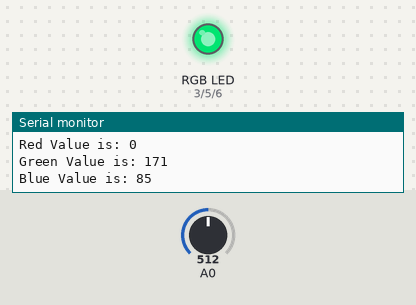
A sketch run on a simulated Arduino Uno, built with avr-gcc and run on an emulated ATmega328P. Parts: an RGB LED mixed from three pins (HIGH = lit), the last lines printed to the serial monitor. The test bench sets the inputs (shaded band); at power-on: A0 = 512. Dim RGB values are drawn brighter than linear.

Above: at 1.2 s.
1.3 s: A0 set to 374
At 2.5 s:
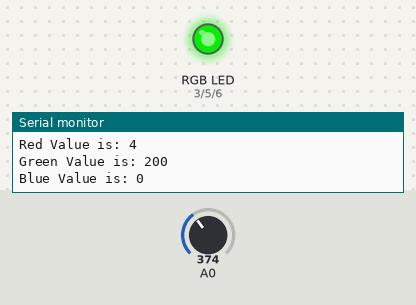
2.8 s: A0 set to 394
At 3.1 s:
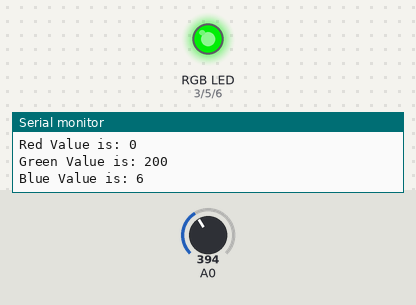
4.3 s: A0 set to 122
At 5.0 s:
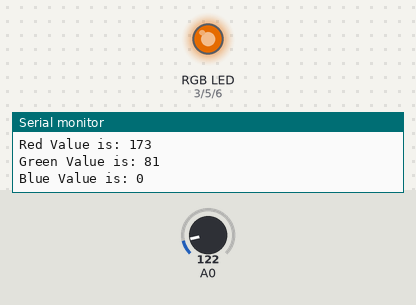
5.8 s: A0 set to 0
At 6.8 s:
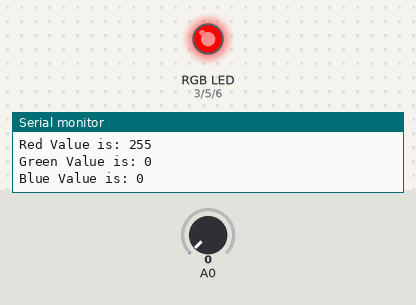
7.3 s: A0 set to 716
At 8.5 s:
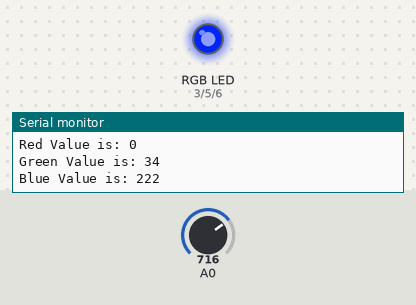
8.8 s: A0 set to 778
At 9.1 s:
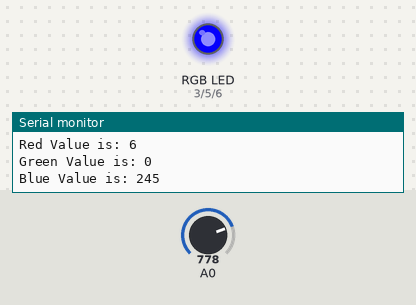
Timing chart, 0 to 11.3 s (numbered marks = the images above; inputs shaded):
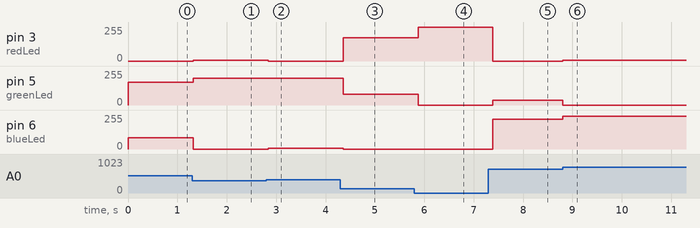

Measured:
- after the input at 1.3 s, pin 3 (redLed): 0/255 → 4/255 at once; pin 5 (greenLed): 171/255 → 200/255 at once; pin 6 (blueLed): 85/255 → 0/255 at once
- after the input at 2.8 s, pin 3 (redLed): 4/255 → 0/255 at once; pin 6 (blueLed): 0/255 → 6/255 at once
- after the input at 4.3 s, pin 3 (redLed): 0/255 → 173/255 after 0.05 s; pin 5 (greenLed): 200/255 → 81/255 after 0.05 s; pin 6 (blueLed): 6/255 → 0/255 after 0.05 s
- after the input at 5.8 s, pin 3 (redLed): 173/255 → 255/255 after 0.07 s; pin 5 (greenLed): 81/255 → 0/255 after 0.07 s
- after the input at 7.3 s, pin 3 (redLed): 255/255 → 0/255 after 0.09 s; pin 5 (greenLed): 0/255 → 34/255 after 0.09 s; pin 6 (blueLed): 0/255 → 222/255 after 0.09 s
- after the input at 8.8 s, pin 3 (redLed): 0/255 → 6/255 at once; pin 5 (greenLed): 34/255 → 0/255 at once; pin 6 (blueLed): 222/255 → 245/255 at once

The sketch:

StarGlobe.ino
```cpp
int blueLed = 6;
int greenLed = 5;
int redLed = 3;

// Enable (1) or disable (0) debug statements
int debug = 1;

// To Limit the maximum pulse width output, change this value
// full pulse width output is a value of 1, half pulse width
// is a value of 2, 33% pulse width is a value of 3, etc
int scalefactor = 1;

// Use this for capping the max value
int capValR = 255;
int capValG = 200;
int capValB = 245;

// Update Delay in ms
int updateDelay = 100;

void setup() {
  Serial.begin(115200);

  // Set LED Drivers to Outputs
  pinMode(blueLed, OUTPUT);
  pinMode(greenLed, OUTPUT);
  pinMode(redLed, OUTPUT);
}

void loop() {
  // Read The Whiper Values
  int potVal = analogRead(0);
  int valRed;
  int valGreen;
  int valBlue;

  // Pot Value 0 ---- 128 ---- 256 ---- 384 ---- 512 ---- 640 ---- 768 ---- 896 ---- 1024
  // Red       255 --------------------- 0                          0 -------------- 128
  // Green     0 ---------------------- 255 ----------------------- 0
  // Blue                                0 ----------------------- 255 ------------- 128

  // Red
  if((potVal >= 0) && (potVal < 384)){
    valRed = 255 - (potVal*0.67);
  }else if(potVal >= 768){
    valRed = (potVal - 768)*0.67;
  }else{
    valRed = 0;
  }

  // Green
  if((potVal >= 0) && (potVal < 384)){
    valGreen = potVal*0.67;
  }else if((potVal >= 384) && (potVal < 768)){
    valGreen = (768 - potVal)*0.67;
  }else{
    valGreen = 0;
  }

  // Blue
  if((potVal > 384) && (potVal < 768)){
    valBlue = (potVal - 384)*0.67;
  }else if((potVal >= 768) && (potVal <= 1024)){
    valBlue = (1152 - potVal)*0.67;
  }else{
    valBlue = 0;
  }

  // Writing 256 to a PWM blows it up
  if(valRed > capValR){
    valRed = capValR;
  }
  if(valGreen > capValG){
    valGreen = capValG;
  }
  if(valBlue > capValB){
    valBlue = capValB;
  }

  // Write the PWM Value to the individual LED Drivers
  analogWrite(redLed, valRed);
  analogWrite(greenLed, valGreen);
  analogWrite(blueLed, valBlue);

  // Now Print to Check Functionality
  if(debug){
    Serial.print("Pot Value is: ");
    Serial.println(potVal);
    Serial.print("Red Value is: ");
    Serial.println(valRed);
    Serial.print("Green Value is: ");
    Serial.println(valGreen);
    Serial.print("Blue Value is: ");
    Serial.println(valBlue);
  }

  // Delay so the print doesn't blow up
  delay(updateDelay);
}
```
